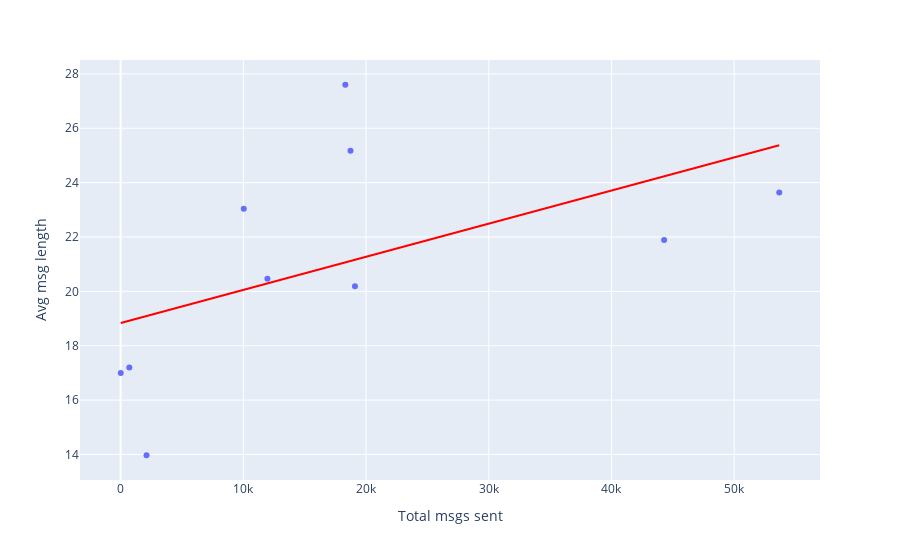

Notebook cell for this chart:
### Markdown cell above
## Does average message length correlate with the number of messages sent?

### Code cell
fig = px.scatter(msg_stats, y = 'Avg msg length', x = 'Total msgs sent', trendline = 'ols', trendline_color_override = 'red')
fig.show()
cor = msg_stats.corr().iloc[0,1]
cor = msg_stats.corr().loc['Total msgs sent', 'Avg msg length']
print('The correlation is', cor)

### Figure 1 — Plotly figure (JSON) as saved in the notebook; plotly's stock layout.template omitted (floating-point values rounded to 4 significant figures)
{"data": [{"hovertemplate": "Total msgs sent=%{x}<br>Avg msg length=%{y}<extra></extra>", "legendgroup": "", "marker": {"color": "#636efa", "symbol": "circle"}, "mode": "markers", "name": "", "orientation": "v", "showlegend": false, "x": [53675, 11961, 18733, 18309, 19094, 44290, 10034, 2107, 7, 705], "xaxis": "x", "y": [23.63, 20.46, 25.18, 27.6, 20.19, 21.89, 23.04, 13.97, 17.0, 17.2], "yaxis": "y", "type": "scatter"}, {"hovertemplate": "<b>OLS trendline</b><br>Avg msg length = 0.000121742 * Total msgs sent + 18.8386<br>R<sup>2</sup>=0.283640<br><br>Total msgs sent=%{x}<br>Avg msg length=%{y} <b>(trend)</b><extra></extra>", "legendgroup": "", "line": {"color": "red"}, "marker": {"color": "#636efa", "symbol": "circle"}, "mode": "lines", "name": "", "showlegend": false, "x": [7, 705, 2107, 10034, 11961, 18309, 18733, 19094, 44290, 53675], "xaxis": "x", "y": [18.84, 18.92, 19.1, 20.06, 20.29, 21.07, 21.12, 21.16, 24.23, 25.37], "yaxis": "y", "type": "scatter"}], "layout": {"xaxis": {"anchor": "y", "domain": [0.0, 1.0], "title": {"text": "Total msgs sent"}}, "yaxis": {"anchor": "x", "domain": [0.0, 1.0], "title": {"text": "Avg msg length"}}, "legend": {"tracegroupgap": 0}, "margin": {"t": 60}}}
